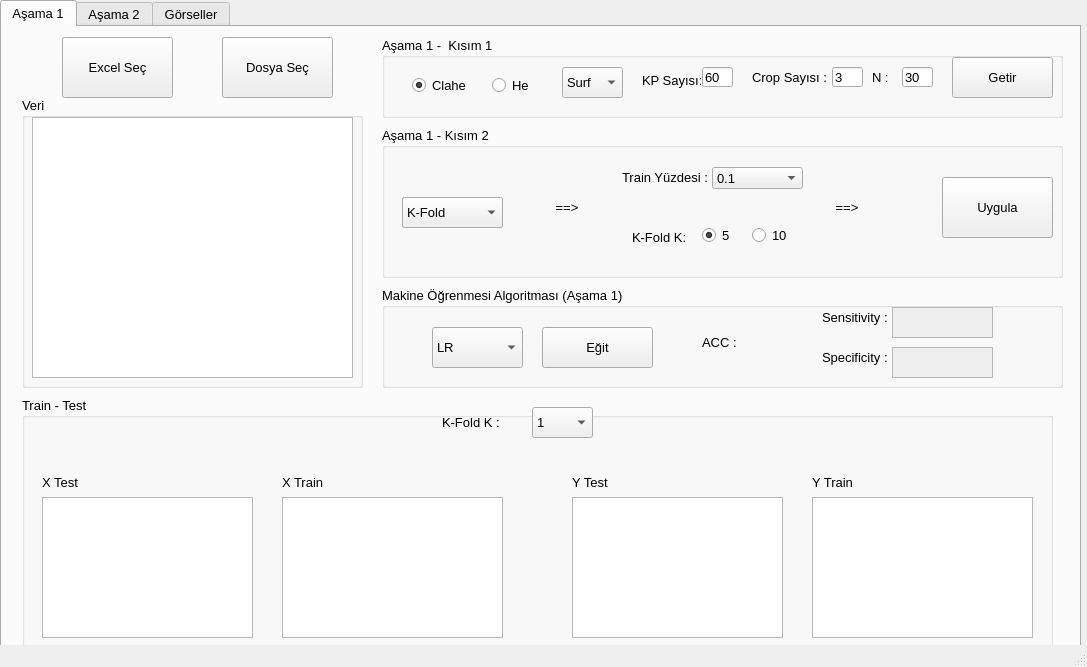
<?xml version="1.0" encoding="UTF-8"?>
<ui version="4.0">
 <class>MainWindow</class>
 <widget class="QMainWindow" name="MainWindow">
  <property name="geometry">
   <rect>
    <x>0</x>
    <y>0</y>
    <width>1087</width>
    <height>667</height>
   </rect>
  </property>
  <property name="windowTitle">
   <string>MainWindow</string>
  </property>
  <widget class="QWidget" name="centralwidget">
   <widget class="QTabWidget" name="tabWidget">
    <property name="geometry">
     <rect>
      <x>0</x>
      <y>0</y>
      <width>1081</width>
      <height>651</height>
     </rect>
    </property>
    <property name="font">
     <font>
      <family>Segoe UI</family>
      <pointsize>10</pointsize>
     </font>
    </property>
    <property name="currentIndex">
     <number>0</number>
    </property>
    <widget class="QWidget" name="tab">
     <attribute name="title">
      <string>Aşama 1</string>
     </attribute>
     <widget class="QGroupBox" name="groupBox_2">
      <property name="geometry">
       <rect>
        <x>380</x>
        <y>10</y>
        <width>681</width>
        <height>81</height>
       </rect>
      </property>
      <property name="font">
       <font>
        <pointsize>10</pointsize>
       </font>
      </property>
      <property name="title">
       <string>Aşama 1 -  Kısım 1</string>
      </property>
      <widget class="QComboBox" name="seccb">
       <property name="geometry">
        <rect>
         <x>180</x>
         <y>30</y>
         <width>61</width>
         <height>31</height>
        </rect>
       </property>
       <property name="font">
        <font>
         <family>Segoe UI</family>
         <pointsize>10</pointsize>
        </font>
       </property>
       <item>
        <property name="text">
         <string>Surf</string>
        </property>
       </item>
       <item>
        <property name="text">
         <string>Sift</string>
        </property>
       </item>
      </widget>
      <widget class="QRadioButton" name="radioButton_clahe">
       <property name="geometry">
        <rect>
         <x>30</x>
         <y>40</y>
         <width>61</width>
         <height>17</height>
        </rect>
       </property>
       <property name="font">
        <font>
         <family>Segoe UI</family>
         <pointsize>10</pointsize>
        </font>
       </property>
       <property name="text">
        <string>Clahe</string>
       </property>
       <property name="checked">
        <bool>true</bool>
       </property>
      </widget>
      <widget class="QRadioButton" name="radioButton_he">
       <property name="geometry">
        <rect>
         <x>110</x>
         <y>40</y>
         <width>41</width>
         <height>17</height>
        </rect>
       </property>
       <property name="font">
        <font>
         <family>Segoe UI</family>
         <pointsize>10</pointsize>
        </font>
       </property>
       <property name="text">
        <string>He</string>
       </property>
      </widget>
      <widget class="QPushButton" name="getirbtn">
       <property name="geometry">
        <rect>
         <x>570</x>
         <y>20</y>
         <width>101</width>
         <height>41</height>
        </rect>
       </property>
       <property name="font">
        <font>
         <family>Segoe UI</family>
         <pointsize>10</pointsize>
        </font>
       </property>
       <property name="text">
        <string>Getir</string>
       </property>
      </widget>
      <widget class="QLabel" name="label">
       <property name="geometry">
        <rect>
         <x>490</x>
         <y>30</y>
         <width>31</width>
         <height>20</height>
        </rect>
       </property>
       <property name="font">
        <font>
         <family>Segoe UI</family>
         <pointsize>10</pointsize>
        </font>
       </property>
       <property name="text">
        <string>N :</string>
       </property>
      </widget>
      <widget class="QLineEdit" name="ntb">
       <property name="geometry">
        <rect>
         <x>520</x>
         <y>30</y>
         <width>31</width>
         <height>20</height>
        </rect>
       </property>
       <property name="font">
        <font>
         <family>Segoe UI</family>
         <pointsize>10</pointsize>
        </font>
       </property>
       <property name="text">
        <string>30</string>
       </property>
      </widget>
      <widget class="QLineEdit" name="kptb">
       <property name="geometry">
        <rect>
         <x>450</x>
         <y>30</y>
         <width>31</width>
         <height>20</height>
        </rect>
       </property>
       <property name="font">
        <font>
         <family>Segoe UI</family>
         <pointsize>10</pointsize>
        </font>
       </property>
       <property name="text">
        <string>3</string>
       </property>
      </widget>
      <widget class="QLabel" name="label_3">
       <property name="geometry">
        <rect>
         <x>370</x>
         <y>20</y>
         <width>81</width>
         <height>41</height>
        </rect>
       </property>
       <property name="font">
        <font>
         <family>Segoe UI</family>
         <pointsize>10</pointsize>
        </font>
       </property>
       <property name="text">
        <string>Crop Sayısı :</string>
       </property>
      </widget>
      <widget class="QLabel" name="label_21">
       <property name="geometry">
        <rect>
         <x>260</x>
         <y>33</y>
         <width>61</width>
         <height>21</height>
        </rect>
       </property>
       <property name="text">
        <string>KP Sayısı:</string>
       </property>
      </widget>
      <widget class="QLineEdit" name="kptb_2">
       <property name="geometry">
        <rect>
         <x>320</x>
         <y>30</y>
         <width>31</width>
         <height>20</height>
        </rect>
       </property>
       <property name="font">
        <font>
         <family>Segoe UI</family>
         <pointsize>10</pointsize>
        </font>
       </property>
       <property name="text">
        <string>60</string>
       </property>
      </widget>
     </widget>
     <widget class="QGroupBox" name="groupBox_3">
      <property name="geometry">
       <rect>
        <x>20</x>
        <y>370</y>
        <width>1031</width>
        <height>251</height>
       </rect>
      </property>
      <property name="font">
       <font>
        <family>Segoe UI</family>
        <pointsize>10</pointsize>
       </font>
      </property>
      <property name="title">
       <string>Train - Test</string>
      </property>
      <widget class="QTableWidget" name="tv_Xtest">
       <property name="geometry">
        <rect>
         <x>20</x>
         <y>100</y>
         <width>211</width>
         <height>141</height>
        </rect>
       </property>
       <property name="font">
        <font>
         <family>Segoe UI</family>
         <pointsize>10</pointsize>
        </font>
       </property>
      </widget>
      <widget class="QLabel" name="label_4">
       <property name="geometry">
        <rect>
         <x>20</x>
         <y>70</y>
         <width>71</width>
         <height>31</height>
        </rect>
       </property>
       <property name="font">
        <font>
         <family>Segoe UI</family>
         <pointsize>10</pointsize>
        </font>
       </property>
       <property name="text">
        <string>X Test</string>
       </property>
      </widget>
      <widget class="QTableWidget" name="tv_yTest">
       <property name="geometry">
        <rect>
         <x>550</x>
         <y>100</y>
         <width>211</width>
         <height>141</height>
        </rect>
       </property>
       <property name="font">
        <font>
         <family>Segoe UI</family>
         <pointsize>10</pointsize>
        </font>
       </property>
      </widget>
      <widget class="QLabel" name="label_6">
       <property name="geometry">
        <rect>
         <x>550</x>
         <y>70</y>
         <width>71</width>
         <height>31</height>
        </rect>
       </property>
       <property name="font">
        <font>
         <family>Segoe UI</family>
         <pointsize>10</pointsize>
        </font>
       </property>
       <property name="text">
        <string>Y Test</string>
       </property>
      </widget>
      <widget class="QLabel" name="label_5">
       <property name="geometry">
        <rect>
         <x>260</x>
         <y>70</y>
         <width>71</width>
         <height>31</height>
        </rect>
       </property>
       <property name="font">
        <font>
         <family>Segoe UI</family>
         <pointsize>10</pointsize>
        </font>
       </property>
       <property name="text">
        <string>X Train</string>
       </property>
      </widget>
      <widget class="QLabel" name="label_7">
       <property name="geometry">
        <rect>
         <x>790</x>
         <y>70</y>
         <width>71</width>
         <height>31</height>
        </rect>
       </property>
       <property name="font">
        <font>
         <family>Segoe UI</family>
         <pointsize>10</pointsize>
        </font>
       </property>
       <property name="text">
        <string>Y Train</string>
       </property>
      </widget>
      <widget class="QTableWidget" name="tb_Xtrain">
       <property name="geometry">
        <rect>
         <x>260</x>
         <y>100</y>
         <width>221</width>
         <height>141</height>
        </rect>
       </property>
       <property name="font">
        <font>
         <family>Segoe UI</family>
         <pointsize>10</pointsize>
        </font>
       </property>
      </widget>
      <widget class="QTableWidget" name="tb_yTrain">
       <property name="geometry">
        <rect>
         <x>790</x>
         <y>100</y>
         <width>221</width>
         <height>141</height>
        </rect>
       </property>
       <property name="font">
        <font>
         <family>Segoe UI</family>
         <pointsize>10</pointsize>
        </font>
       </property>
      </widget>
      <widget class="QLabel" name="label_13">
       <property name="geometry">
        <rect>
         <x>420</x>
         <y>10</y>
         <width>81</width>
         <height>31</height>
        </rect>
       </property>
       <property name="font">
        <font>
         <family>Segoe UI</family>
         <pointsize>10</pointsize>
        </font>
       </property>
       <property name="text">
        <string>K-Fold K :</string>
       </property>
      </widget>
      <widget class="QComboBox" name="kfoldk">
       <property name="geometry">
        <rect>
         <x>510</x>
         <y>10</y>
         <width>61</width>
         <height>31</height>
        </rect>
       </property>
       <property name="font">
        <font>
         <family>Segoe UI</family>
         <pointsize>10</pointsize>
        </font>
       </property>
       <item>
        <property name="text">
         <string>1</string>
        </property>
       </item>
       <item>
        <property name="text">
         <string>2</string>
        </property>
       </item>
       <item>
        <property name="text">
         <string>3</string>
        </property>
       </item>
       <item>
        <property name="text">
         <string>4</string>
        </property>
       </item>
       <item>
        <property name="text">
         <string>5</string>
        </property>
       </item>
       <item>
        <property name="text">
         <string>6</string>
        </property>
       </item>
       <item>
        <property name="text">
         <string>7</string>
        </property>
       </item>
       <item>
        <property name="text">
         <string>8</string>
        </property>
       </item>
       <item>
        <property name="text">
         <string>9</string>
        </property>
       </item>
       <item>
        <property name="text">
         <string>10</string>
        </property>
       </item>
      </widget>
     </widget>
     <widget class="QGroupBox" name="groupBox">
      <property name="geometry">
       <rect>
        <x>380</x>
        <y>100</y>
        <width>681</width>
        <height>151</height>
       </rect>
      </property>
      <property name="font">
       <font>
        <family>Segoe UI</family>
        <pointsize>10</pointsize>
       </font>
      </property>
      <property name="title">
       <string>Aşama 1 - Kısım 2</string>
      </property>
      <widget class="QComboBox" name="comboBox_TrainTest">
       <property name="geometry">
        <rect>
         <x>20</x>
         <y>70</y>
         <width>101</width>
         <height>31</height>
        </rect>
       </property>
       <property name="font">
        <font>
         <family>Segoe UI</family>
         <pointsize>10</pointsize>
        </font>
       </property>
       <item>
        <property name="text">
         <string>K-Fold</string>
        </property>
       </item>
       <item>
        <property name="text">
         <string>Hold Out</string>
        </property>
       </item>
      </widget>
      <widget class="QPushButton" name="uygulabtn">
       <property name="geometry">
        <rect>
         <x>560</x>
         <y>50</y>
         <width>111</width>
         <height>61</height>
        </rect>
       </property>
       <property name="font">
        <font>
         <family>Segoe UI</family>
         <pointsize>10</pointsize>
        </font>
       </property>
       <property name="text">
        <string>Uygula</string>
       </property>
      </widget>
      <widget class="QLabel" name="label_2">
       <property name="geometry">
        <rect>
         <x>450</x>
         <y>60</y>
         <width>51</width>
         <height>41</height>
        </rect>
       </property>
       <property name="font">
        <font>
         <family>Segoe UI</family>
         <pointsize>10</pointsize>
        </font>
       </property>
       <property name="text">
        <string> ==&gt;</string>
       </property>
      </widget>
      <widget class="QComboBox" name="trainper">
       <property name="geometry">
        <rect>
         <x>330</x>
         <y>40</y>
         <width>91</width>
         <height>22</height>
        </rect>
       </property>
       <property name="font">
        <font>
         <family>Segoe UI</family>
         <pointsize>10</pointsize>
        </font>
       </property>
       <property name="currentText">
        <string>0.1</string>
       </property>
       <item>
        <property name="text">
         <string>0.1</string>
        </property>
       </item>
       <item>
        <property name="text">
         <string>0.2</string>
        </property>
       </item>
       <item>
        <property name="text">
         <string>0.3</string>
        </property>
       </item>
       <item>
        <property name="text">
         <string>0.4</string>
        </property>
       </item>
       <item>
        <property name="text">
         <string>0.5</string>
        </property>
       </item>
      </widget>
      <widget class="QRadioButton" name="radioButton_5">
       <property name="geometry">
        <rect>
         <x>320</x>
         <y>100</y>
         <width>51</width>
         <height>17</height>
        </rect>
       </property>
       <property name="font">
        <font>
         <family>Segoe UI</family>
         <pointsize>10</pointsize>
        </font>
       </property>
       <property name="text">
        <string>5</string>
       </property>
       <property name="checked">
        <bool>true</bool>
       </property>
      </widget>
      <widget class="QRadioButton" name="radioButton_10">
       <property name="geometry">
        <rect>
         <x>370</x>
         <y>100</y>
         <width>51</width>
         <height>17</height>
        </rect>
       </property>
       <property name="font">
        <font>
         <family>Segoe UI</family>
         <pointsize>10</pointsize>
        </font>
       </property>
       <property name="text">
        <string>10</string>
       </property>
      </widget>
      <widget class="QLabel" name="label_8">
       <property name="geometry">
        <rect>
         <x>240</x>
         <y>40</y>
         <width>91</width>
         <height>21</height>
        </rect>
       </property>
       <property name="font">
        <font>
         <family>Segoe UI</family>
         <pointsize>10</pointsize>
        </font>
       </property>
       <property name="text">
        <string>Train Yüzdesi :</string>
       </property>
      </widget>
      <widget class="QLabel" name="label_9">
       <property name="geometry">
        <rect>
         <x>250</x>
         <y>100</y>
         <width>61</width>
         <height>21</height>
        </rect>
       </property>
       <property name="font">
        <font>
         <family>Segoe UI</family>
         <pointsize>10</pointsize>
        </font>
       </property>
       <property name="text">
        <string>K-Fold K:</string>
       </property>
      </widget>
      <widget class="QComboBox" name="seccb2">
       <property name="geometry">
        <rect>
         <x>20</x>
         <y>70</y>
         <width>101</width>
         <height>31</height>
        </rect>
       </property>
       <property name="font">
        <font>
         <family>Segoe UI</family>
         <pointsize>10</pointsize>
        </font>
       </property>
       <item>
        <property name="text">
         <string>K-Fold</string>
        </property>
       </item>
       <item>
        <property name="text">
         <string>Hold Out</string>
        </property>
       </item>
      </widget>
      <widget class="QLabel" name="label_17">
       <property name="geometry">
        <rect>
         <x>170</x>
         <y>60</y>
         <width>51</width>
         <height>41</height>
        </rect>
       </property>
       <property name="font">
        <font>
         <family>Segoe UI</family>
         <pointsize>10</pointsize>
        </font>
       </property>
       <property name="text">
        <string> ==&gt;</string>
       </property>
      </widget>
     </widget>
     <widget class="QGroupBox" name="groupBox_4">
      <property name="geometry">
       <rect>
        <x>380</x>
        <y>260</y>
        <width>681</width>
        <height>101</height>
       </rect>
      </property>
      <property name="font">
       <font>
        <family>Segoe UI</family>
        <pointsize>10</pointsize>
       </font>
      </property>
      <property name="title">
       <string>Makine Öğrenmesi Algoritması (Aşama 1) </string>
      </property>
      <widget class="QComboBox" name="algseccb">
       <property name="geometry">
        <rect>
         <x>50</x>
         <y>40</y>
         <width>91</width>
         <height>41</height>
        </rect>
       </property>
       <property name="font">
        <font>
         <family>Segoe UI</family>
         <pointsize>10</pointsize>
        </font>
       </property>
       <item>
        <property name="text">
         <string>LR</string>
        </property>
       </item>
       <item>
        <property name="text">
         <string>DT</string>
        </property>
       </item>
       <item>
        <property name="text">
         <string>KNN</string>
        </property>
       </item>
       <item>
        <property name="text">
         <string>SVM</string>
        </property>
       </item>
      </widget>
      <widget class="QPushButton" name="egitbtn">
       <property name="geometry">
        <rect>
         <x>160</x>
         <y>40</y>
         <width>111</width>
         <height>41</height>
        </rect>
       </property>
       <property name="font">
        <font>
         <family>Segoe UI</family>
         <pointsize>10</pointsize>
        </font>
       </property>
       <property name="text">
        <string>Eğit</string>
       </property>
      </widget>
      <widget class="QLabel" name="label_acc">
       <property name="geometry">
        <rect>
         <x>320</x>
         <y>40</y>
         <width>81</width>
         <height>31</height>
        </rect>
       </property>
       <property name="font">
        <font>
         <family>Segoe UI</family>
         <pointsize>10</pointsize>
        </font>
       </property>
       <property name="text">
        <string>ACC :</string>
       </property>
      </widget>
      <widget class="QLabel" name="label_19">
       <property name="geometry">
        <rect>
         <x>440</x>
         <y>20</y>
         <width>71</width>
         <height>21</height>
        </rect>
       </property>
       <property name="text">
        <string>Sensitivity :</string>
       </property>
      </widget>
      <widget class="QLabel" name="label_20">
       <property name="geometry">
        <rect>
         <x>440</x>
         <y>60</y>
         <width>71</width>
         <height>21</height>
        </rect>
       </property>
       <property name="text">
        <string>Specificity :</string>
       </property>
      </widget>
      <widget class="QTextEdit" name="textEdit_4">
       <property name="enabled">
        <bool>false</bool>
       </property>
       <property name="geometry">
        <rect>
         <x>510</x>
         <y>20</y>
         <width>101</width>
         <height>31</height>
        </rect>
       </property>
      </widget>
      <widget class="QTextEdit" name="textEdit_5">
       <property name="enabled">
        <bool>false</bool>
       </property>
       <property name="geometry">
        <rect>
         <x>510</x>
         <y>60</y>
         <width>101</width>
         <height>31</height>
        </rect>
       </property>
      </widget>
     </widget>
     <widget class="QPushButton" name="excelbtn">
      <property name="geometry">
       <rect>
        <x>60</x>
        <y>10</y>
        <width>111</width>
        <height>61</height>
       </rect>
      </property>
      <property name="font">
       <font>
        <family>Segoe UI</family>
        <pointsize>10</pointsize>
       </font>
      </property>
      <property name="text">
       <string>Excel Seç</string>
      </property>
     </widget>
     <widget class="QPushButton" name="dosyabtn">
      <property name="geometry">
       <rect>
        <x>220</x>
        <y>10</y>
        <width>111</width>
        <height>61</height>
       </rect>
      </property>
      <property name="font">
       <font>
        <family>Segoe UI</family>
        <pointsize>10</pointsize>
       </font>
      </property>
      <property name="text">
       <string>Dosya Seç</string>
      </property>
     </widget>
     <widget class="QGroupBox" name="groupBox_6">
      <property name="geometry">
       <rect>
        <x>20</x>
        <y>70</y>
        <width>341</width>
        <height>291</height>
       </rect>
      </property>
      <property name="title">
       <string>Veri</string>
      </property>
      <widget class="QTableWidget" name="veritb">
       <property name="geometry">
        <rect>
         <x>10</x>
         <y>20</y>
         <width>321</width>
         <height>261</height>
        </rect>
       </property>
       <property name="font">
        <font>
         <family>Segoe UI</family>
         <pointsize>10</pointsize>
        </font>
       </property>
      </widget>
     </widget>
    </widget>
    <widget class="QWidget" name="tab_3">
     <attribute name="title">
      <string>Aşama 2</string>
     </attribute>
     <widget class="QGroupBox" name="groupBox_5">
      <property name="geometry">
       <rect>
        <x>10</x>
        <y>160</y>
        <width>1051</width>
        <height>251</height>
       </rect>
      </property>
      <property name="title">
       <string>Derin Öğrenme</string>
      </property>
      <widget class="QTextEdit" name="textEdit_3">
       <property name="geometry">
        <rect>
         <x>780</x>
         <y>150</y>
         <width>121</width>
         <height>71</height>
        </rect>
       </property>
       <property name="font">
        <font>
         <family>Segoe UI</family>
         <pointsize>10</pointsize>
        </font>
       </property>
      </widget>
      <widget class="QLabel" name="label_15">
       <property name="geometry">
        <rect>
         <x>80</x>
         <y>160</y>
         <width>51</width>
         <height>51</height>
        </rect>
       </property>
       <property name="font">
        <font>
         <family>Segoe UI</family>
         <pointsize>10</pointsize>
        </font>
       </property>
       <property name="text">
        <string>ACC 
 LOSS  </string>
       </property>
      </widget>
      <widget class="QLabel" name="label_16">
       <property name="geometry">
        <rect>
         <x>700</x>
         <y>160</y>
         <width>71</width>
         <height>51</height>
        </rect>
       </property>
       <property name="font">
        <font>
         <family>Segoe UI</family>
         <pointsize>10</pointsize>
        </font>
       </property>
       <property name="text">
        <string>Conf. Matrix :</string>
       </property>
      </widget>
      <widget class="QTextEdit" name="textEdit_2">
       <property name="geometry">
        <rect>
         <x>130</x>
         <y>150</y>
         <width>261</width>
         <height>71</height>
        </rect>
       </property>
       <property name="font">
        <font>
         <family>Segoe UI</family>
         <pointsize>10</pointsize>
        </font>
       </property>
      </widget>
      <widget class="QTextEdit" name="textEdit">
       <property name="geometry">
        <rect>
         <x>480</x>
         <y>150</y>
         <width>181</width>
         <height>71</height>
        </rect>
       </property>
       <property name="font">
        <font>
         <family>Segoe UI</family>
         <pointsize>10</pointsize>
        </font>
       </property>
      </widget>
      <widget class="QLabel" name="label_14">
       <property name="geometry">
        <rect>
         <x>440</x>
         <y>170</y>
         <width>41</width>
         <height>31</height>
        </rect>
       </property>
       <property name="font">
        <font>
         <family>Segoe UI</family>
         <pointsize>10</pointsize>
        </font>
       </property>
       <property name="text">
        <string>ACC:</string>
       </property>
      </widget>
      <widget class="QPushButton" name="cnnbtn">
       <property name="geometry">
        <rect>
         <x>450</x>
         <y>60</y>
         <width>81</width>
         <height>41</height>
        </rect>
       </property>
       <property name="font">
        <font>
         <family>Segoe UI</family>
         <pointsize>10</pointsize>
        </font>
       </property>
       <property name="text">
        <string>CNN</string>
       </property>
      </widget>
      <widget class="QLabel" name="label_22">
       <property name="geometry">
        <rect>
         <x>150</x>
         <y>70</y>
         <width>61</width>
         <height>21</height>
        </rect>
       </property>
       <property name="text">
        <string>Epochs :</string>
       </property>
      </widget>
      <widget class="QLabel" name="label_23">
       <property name="geometry">
        <rect>
         <x>300</x>
         <y>70</y>
         <width>71</width>
         <height>21</height>
        </rect>
       </property>
       <property name="text">
        <string>Batch Size :</string>
       </property>
      </widget>
      <widget class="QLineEdit" name="eptb_3">
       <property name="geometry">
        <rect>
         <x>200</x>
         <y>70</y>
         <width>31</width>
         <height>20</height>
        </rect>
       </property>
       <property name="font">
        <font>
         <family>Segoe UI</family>
         <pointsize>10</pointsize>
        </font>
       </property>
       <property name="text">
        <string>32</string>
       </property>
      </widget>
      <widget class="QLineEdit" name="bstb_4">
       <property name="geometry">
        <rect>
         <x>370</x>
         <y>70</y>
         <width>31</width>
         <height>20</height>
        </rect>
       </property>
       <property name="font">
        <font>
         <family>Segoe UI</family>
         <pointsize>10</pointsize>
        </font>
       </property>
       <property name="text">
        <string>15</string>
       </property>
      </widget>
     </widget>
    </widget>
    <widget class="QWidget" name="tab_2">
     <attribute name="title">
      <string>Görseller</string>
     </attribute>
     <widget class="QLabel" name="label_18">
      <property name="geometry">
       <rect>
        <x>10</x>
        <y>70</y>
        <width>511</width>
        <height>521</height>
       </rect>
      </property>
      <property name="font">
       <font>
        <family>Segoe UI</family>
        <pointsize>10</pointsize>
       </font>
      </property>
      <property name="text">
       <string>GÖRSEL 1</string>
      </property>
     </widget>
     <widget class="QLabel" name="label_10">
      <property name="geometry">
       <rect>
        <x>10</x>
        <y>10</y>
        <width>131</width>
        <height>51</height>
       </rect>
      </property>
      <property name="font">
       <font>
        <family>Segoe UI</family>
        <pointsize>10</pointsize>
       </font>
      </property>
      <property name="text">
       <string>Confusion Matrix</string>
      </property>
     </widget>
     <widget class="QLabel" name="label_11">
      <property name="geometry">
       <rect>
        <x>630</x>
        <y>10</y>
        <width>131</width>
        <height>51</height>
       </rect>
      </property>
      <property name="font">
       <font>
        <family>Segoe UI</family>
        <pointsize>10</pointsize>
       </font>
      </property>
      <property name="text">
       <string>Roc Eğrisi</string>
      </property>
     </widget>
     <widget class="QLabel" name="label_12">
      <property name="geometry">
       <rect>
        <x>630</x>
        <y>60</y>
        <width>421</width>
        <height>531</height>
       </rect>
      </property>
      <property name="font">
       <font>
        <family>Segoe UI</family>
        <pointsize>10</pointsize>
       </font>
      </property>
      <property name="text">
       <string>GÖRSEL 2</string>
      </property>
     </widget>
    </widget>
   </widget>
  </widget>
  <widget class="QStatusBar" name="statusbar"/>
 </widget>
 <resources/>
 <connections/>
</ui>
